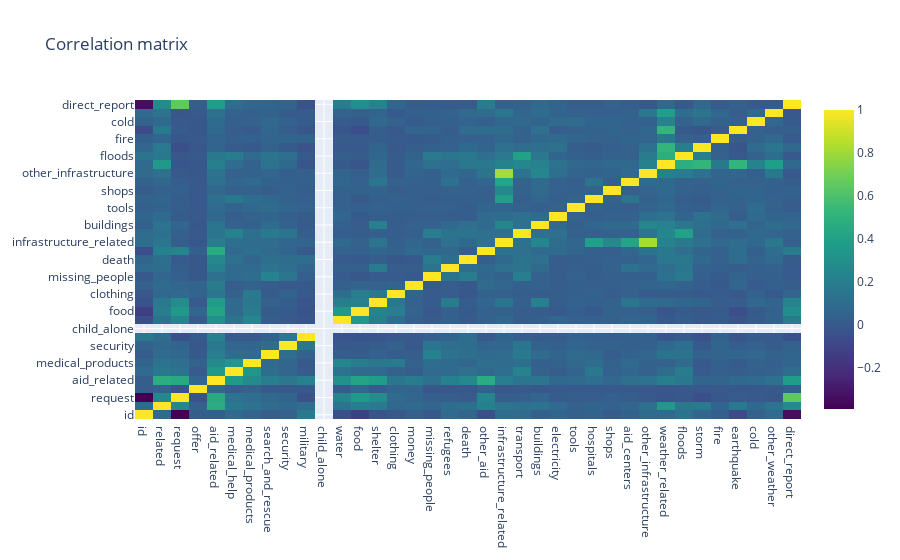

Notebook code cell kept with this figure:
### Markdown cell above
#### Question 5: Are there any significant correlations between the categories?

### Code cell
# as a bar Corrlation plot    

graph = []
# extract data needed for visuals
corr_x = df.corr().index
corr_y = df.corr().index

graph.append(go.Heatmap(
                    x=corr_x,
                    y=corr_y,
                    z=df.corr().values,
                    type = 'heatmap',
                    colorscale = 'Viridis')
            )
    
layout = dict(title = 'Correlation matrix',
                    xaxis = dict(automargin=True),
                    yaxis = dict(automargin=True),
             )

# append all charts to the figures list
figures = []
figures.append(dict(data=graph, layout=layout))

fig = go.Figure(figures[0])
#fig.update_layout(yaxis_type="log") 
fig.show()

### Figure 1 — Plotly figure (JSON) as saved in the notebook; plotly's stock layout.template omitted (floating-point values rounded to 4 significant figures; data arrays with more than 128 entries replaced by an {"elided": "..."} marker saying what was removed)
{"data": [{"colorscale": [[0, "#440154"], [0.1111, "#482878"], [0.2222, "#3e4989"], [0.3333, "#31688e"], [0.4444, "#26828e"], [0.5556, "#1f9e89"], [0.6667, "#35b779"], [0.7778, "#6ece58"], [0.8889, "#b5de2b"], [1, "#fde725"]], "type": "heatmap", "x": ["id", "related", "request", "offer", "aid_related", "medical_help", "medical_products", "search_and_rescue", "security", "military", "child_alone", "water", "food", "shelter", "clothing", "money", "missing_people", "refugees", "death", "other_aid", "infrastructure_related", "transport", "buildings", "electricity", "tools", "hospitals", "shops", "aid_centers", "other_infrastructure", "weather_related", "floods", "storm", "fire", "earthquake", "cold", "other_weather", "direct_report"], "y": ["id", "related", "request", "offer", "aid_related", "medical_help", "medical_products", "search_and_rescue", "security", "military", "child_alone", "water", "food", "shelter", "clothing", "money", "missing_people", "refugees", "death", "other_aid", "infrastructure_related", "transport", "buildings", "electricity", "tools", "hospitals", "shops", "aid_centers", "other_infrastructure", "weather_related", "floods", "storm", "fire", "earthquake", "cold", "other_weather", "direct_report"], "z": {"elided": "37x37 float values"}}], "layout": {"title": {"text": "Correlation matrix"}, "xaxis": {"automargin": true}, "yaxis": {"automargin": true}}}
